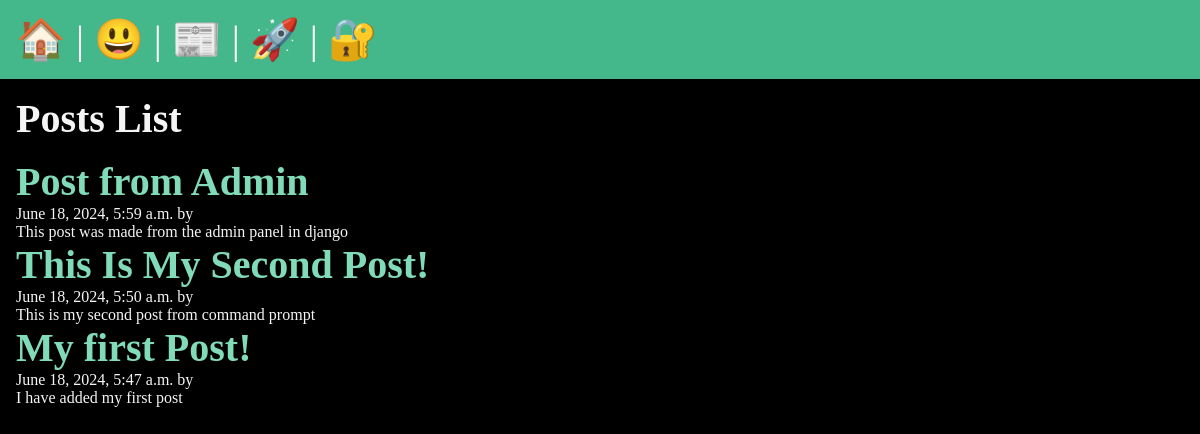
/posts/, run on an earlier commit of the app's database.
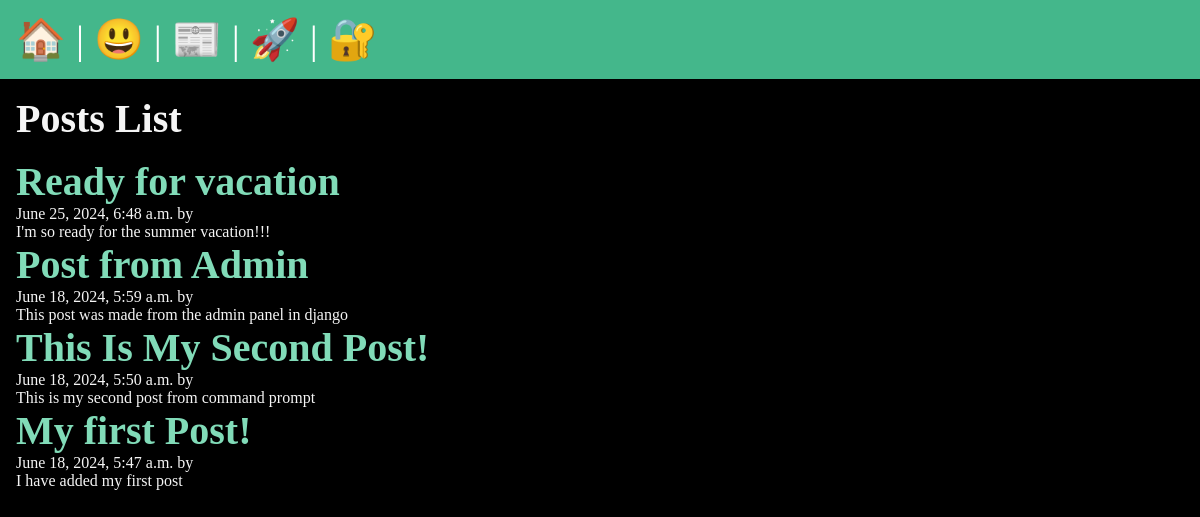
And on a later commit of the database.
### posts/models.py (models this page shows, shortened)
class Post(models.Model):
    title = models.CharField(max_length=75)
    body = models.TextField()
    slug = models.SlugField()
    date = models.DateTimeField(auto_now_add=True)
    banner = models.ImageField(default='fallback.png', blank=True)
    author = models.ForeignKey(User, on_delete=models.CASCADE, default=None)

### posts/views.py (the view)
# urls.py: path('', views.posts_list, name="list"),
def posts_list(request):
    posts = Post.objects.all().order_by('-date')
    return render(request, 'posts/posts_list.html', {'posts': posts})

### posts/templates/posts/posts_list.html (shortened to what this page needs)
{% extends "layout.html" %}
{% block content%}
<section>
<h1>Posts List</h1>
{% for post in posts %}
<article class="post">
  <h2>
    <a href="{% url 'posts:page' slug=post.slug %}">
    {{post.title}}
    </a>
  </h2>
  <p>{{post.date}} by {{post.author}} </p>
  <p>{{post.body}}</p>
</article>
</section>
{% endfor %}
{% endblock %}

### templates/layout.html (shortened to what this page needs)
<!DOCTYPE html>
{% load static %}
<html lang="en">
  <head>
    <link
      rel="stylesheet"
      href="{% static 'css/styles.css' %}"
    />
  </head>
  <body>
    <nav>
      <a href="/"
        ><span
          role="img"
          aria-label="Home"
          title="Home"
          >🏠</span
        ></a
      >
      |
      <a href="/about"
        ><span
          role="img"
          aria-label="About"
          title="About"
          >😃</span
        ></a
      >
      |
      <a href="{% url 'posts:list' %}"
        ><span
          role="img"
          aria-label="Posts"
          title="Posts"
          >📰</span
        ></a
      >
      |
      {% if user.is_authenticated %}
      {% comment %} to conditionally show links only if the user is logged in {% endcomment %}
        <a href="{% url 'posts:new-post' %}"
          ><span
            role="img"
            aria-label="New Post"
            title="New Post"
            >🆕</span
          ></a>
        |
        <form class="logout" action="{% url 'users:logout' %}" method="post">
          {% csrf_token %}
          <button class="logout-button" type="submit" aria-label="User Logout" title="User Logout">
            👋
          </button>
        </form>
      {% else %}
        <a href="{% url 'users:register' %}"
        ><span
          role="img"
          aria-label="User Registration"
          title="User Registration"
          >🚀</span
        ></a>  |
        <a href="{% url 'users:login' %}"
        ><span
          role="img"
          aria-label="User Login"
          title="User Login"
          >🔐</span
        ></a>
      {% endif %}
    </nav>
    <main>{% block content %} {% endblock %}</main>
  </body>
</html>

### static/css/styles.css (style rules this page uses)
* { margin: 0; padding: 0; box-sizing: border-box; }
body { min-height: 100vh; background-color: black; color: whitesmoke; font-size: 3rem; }
nav { padding: 1rem; background-color: #44b78b; color: white; font-size: 2.5rem; }
main { padding: 1rem; }
section { display: flex; flex-flow: column; gap: 1rem; }
h1, h2 { font-size: 2.5rem; }
p { font-size: 1rem; }
a { text-decoration: none; color: #81dbb8; }

What changed in the data, as far as the page shows it:
added Post: title "Ready for vacation", date "June 25, 2024, 6:48 a.m.", body "I'm so ready for the summer vacation!!!"
